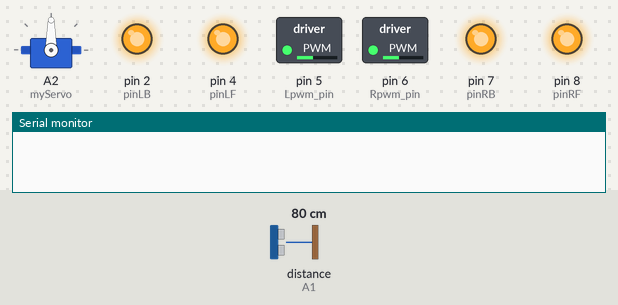
A sketch run on a simulated Arduino Uno, built with avr-gcc and run on an emulated ATmega328P. Parts: servo, switched loads named in the sketch (green lamp = pin HIGH), output pins drawn as LEDs (lit = HIGH), the last lines printed to the serial monitor. Inputs (shaded band) come from the test bench; at power-on: distance to the obstacle (sensor on A1) 80 cm. The echo pulse lasts 58.3 µs per cm.

Above: at 1.2 s.
1.3 s: distance to the obstacle (sensor on A1) set to 22 cm
2.8 s: distance to the obstacle (sensor on A1) set to 19 cm
At 3.3 s:
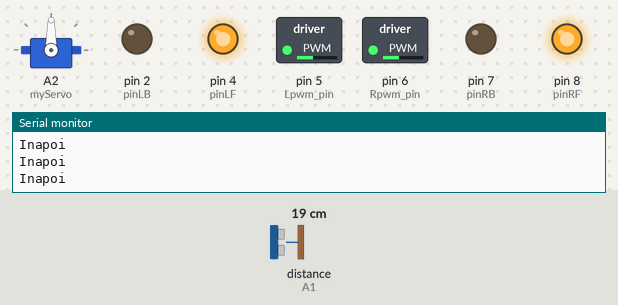
At 8.5 s:
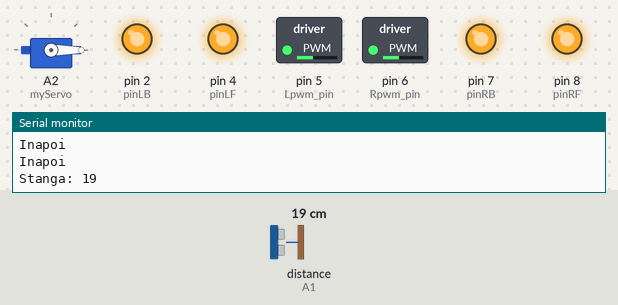
8.8 s: distance to the obstacle (sensor on A1) set to 35 cm
At 11.51 s:
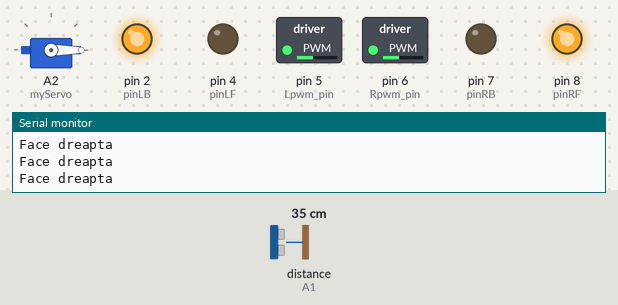
Timing chart, 0 to 17.3 s (numbered marks = the images above; inputs shaded):
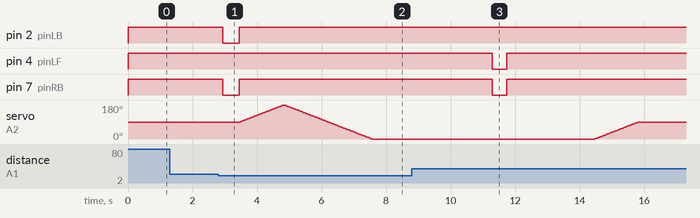

The sketch:

CV_CONTROL.ino
```cpp
#define numOfValsRec 5      //numarul de valori din vector
#define digitsPerValRec 1

unsigned char Lpwm_val = 100;
unsigned char Rpwm_val = 100;
int valsRec[numOfValsRec];    //valorile receptionate
int stringLength = numOfValsRec * digitsPerValRec + 1; // numere de tipul $00000
int counter = 0;
bool counterStart = false;
String receivedString;
bool autoDrive = false;

void setup() {
  Serial.begin(9600);
  M_Control_IO_config();
  Set_Speed(Lpwm_val, Rpwm_val);
  setupServo();
  IR_Control(0);
}

void receivedData() {
  while (Serial.available())
  {
    char c = Serial.read();     //preiau primul caracter

    if (c == '$')             //daca este numar
    {
      counterStart = true;
    }
    if (counterStart) {
      if (counter < stringLength) {
        receivedString = String (receivedString + c);     //cream stringul cu fiecare caracter receptat
        counter++;        //adaugam si verificam numarul de elemente din string
      }
      else {
        for (int i = 0; i < numOfValsRec; i++)    //apoi adaugam in vector numerele
        {
          int num = (i * digitsPerValRec) + 1;    //omitem caracterul $
          valsRec[i] = receivedString.substring(num, num + digitsPerValRec).toInt();  //o metoda de a lua fiecare caracter din string si le convertim in int
          //incepem de la 1 pentru ca pe pozitia 0 este $
        }
        receivedString = "";
        counter = 0;
        counterStart = false;
      }
    }
  }
}


void loop() {

  receivedData();   //asteptam comanda
  long dist = ultraSonic();
  if (dist > 20) {
    if (valsRec[0] == 0){
      if (valsRec[1] == 1 && valsRec[2] == 1 && valsRec[3] == 1 && valsRec[4] == 1) {
        IR_Control(4);
        autoDrive = false;
      }

      else if (valsRec[1] == 1 && valsRec[2] == 1 && valsRec[3] == 1 && valsRec[4] == 0) {
        IR_Control(3);
        autoDrive = false;
      }
      else if (valsRec[1] == 1 && valsRec[2] == 1 && valsRec[3] == 0 && valsRec[4] == 0) {
        IR_Control(2);
        autoDrive = false;
      }
      else if (valsRec[1] == 1 && valsRec[4] == 1 && valsRec[2] == 0 && valsRec[3] == 0){
        IR_Control(1);
        autoDrive = true;
      }
      else if (valsRec[1] == 1 && valsRec[2] == 0 && valsRec[3] == 0 && valsRec[4] == 0) {
        IR_Control(1);
        autoDrive = false;
      }

      else {
        IR_Control(0);
      }
    }
  }
  else {
    autoControl();
    if (autoDrive == false){
    for (int i = 0; i < 5; i++)
    {
      valsRec[i] = 0;
    }
  }
    leftS(-180,90);
    IR_Control(0);
  }
}
```

DrivingMotor.ino
```cpp
#define Lpwm_pin  5     //pinurile cu viteza
#define Rpwm_pin  6
int pinLB = 2;         // pin2 stanga in spate
int pinLF = 4;         // pin4 stanga in fata
int pinRB = 7;         // pin7 dreapta in spate
int pinRF = 8;         // pin8 dreapta in fata
int back = 0;
int left = 0;
int right = 0;
void M_Control_IO_config(void)
{
  pinMode(pinLB, OUTPUT); // pin2
  pinMode(pinLF, OUTPUT); // pin4
  pinMode(pinRB, OUTPUT); // pin7
  pinMode(pinRF, OUTPUT); // pin8
  pinMode(Lpwm_pin, OUTPUT); // pin5 (PWM)
  pinMode(Rpwm_pin, OUTPUT); // pin6 (PWM)
}
void Set_Speed(unsigned char Left, unsigned char Right)
{
  analogWrite(Lpwm_pin, Left);
  analogWrite(Rpwm_pin, Right);
}
void advance()     // inainte
{
  digitalWrite(pinRB, HIGH); //Motorul din dreapta inainte
  digitalWrite(pinRF, LOW);
  digitalWrite(pinLB, HIGH); //Motorul din stanga inainte
  digitalWrite(pinLF, LOW);
}
void turnR()        //dreapta
{
  digitalWrite(pinRB, LOW); //Motorul din dreapta merge inainte
  digitalWrite(pinRF, HIGH);
  digitalWrite(pinLB, HIGH);
  digitalWrite(pinLF, LOW); //Motorul din stanga inapoi
  right++;
}
void turnL()        //stanga
{
  digitalWrite(pinRB, HIGH);
  digitalWrite(pinRF, LOW );  //Motorul din dreapta merge inapoi
  digitalWrite(pinLB, LOW);  //Motorul din stanga inainte
  digitalWrite(pinLF, HIGH);
  left++;
}
void stopp()         //stop
{
  digitalWrite(pinRB, HIGH);
  digitalWrite(pinRF, HIGH);
  digitalWrite(pinLB, HIGH);
  digitalWrite(pinLF, HIGH);
}
void Tback()          //inapoi
{

  digitalWrite(pinRB, LOW); // Motorul din dreapta merge inapoi
  digitalWrite(pinRF, HIGH);
  digitalWrite(pinLB, LOW); //Motorul din stanga merge inapoi
  digitalWrite(pinLF, HIGH);
  back++;
}
void IR_Control(int a)      //Panoul de Comanda
{
  if (a == 1)
  {
    advance();
    Serial.println("Inainte");
  }
  if (a == 2)
  {
    Tback();
    Serial.println("Inapoi");
  }
  if (a == 3)
  {
    turnL();
    Serial.println("Stanga");
  }
  if (a == 4)
  {
    turnR();
    Serial.println("Face dreapta");
  }
  if (a == 0)
  {
    stopp();
    //Serial.println("Stop");

  }
}
```

Self_Control.ino
```cpp
void autoControl()    //
{
  long dreapta;
  long stanga;
  IR_Control(0);
  delay(100);
  while (back < 70) {
    IR_Control(2);
  }
  back = 0;
  IR_Control(0);
  leftS(90, 180);
  stanga = ultraSonic();
  Serial.print("Stanga: ");
  Serial.println(stanga);
  rightS(180);
  dreapta = ultraSonic();
  Serial.print("Dreapta ");
  Serial.println(dreapta);
  delay(1000);
  if (dreapta > stanga)
  {
    while (right < 35)
    {
      IR_Control(4);
    }
    right = 0;
    Serial.println("Dreapta");
  }
  else {
    while (left < 65)
    {
      IR_Control(3);
    }
    left = 0;
    Serial.println("Stanga");
  }
  IR_Control(0);
}
```

Ultrasonic_Servo.ino
```cpp
#include<Servo.h>
#define TRIG_PIN A1
#define ECHO_PIN A0
#include "SR04.h"
int pos = 0;
Servo myServo;

long ultraSonic()
{
  SR04 senz = SR04(ECHO_PIN, TRIG_PIN);
  return senz.Distance();
}

void head()
{
  myServo.write(90);
}

void setupServo()
{
  myServo.attach(A2);
  head();
}
void leftS(int index,int degree)          //move head right
{
  for (pos = index; pos < degree; pos += 1)
  {
    myServo.write(pos);
    delay(15);
  }
}
void rightS(int degree)         //move head left
{
  for (pos = degree; pos > -degree; pos--)
  {
    myServo.write(pos);
    delay(15);
  }
}
```

Measured:
- the behaviour switches between 21 and 20 cm on distance to the obstacle (sensor on A1) (found by bisection; images 0 and 1)
- after the input at 1.3 s, every drawn part: stays the same
- after the input at 2.8 s, pin 2 (pinLB), pin 7 (pinRB): HIGH → LOW after 0.14 s, → HIGH 0.51 s later; servo on A2 (myServo): rises from 90° to 180° in 1.4 s, then falls to 0° in 2.7 s
- after the input at 8.8 s, pin 2 (pinLB): stops changing and stays HIGH; pin 4 (pinLF): HIGH → LOW after 2.5 s, → HIGH 0.45 s later; pin 8 (pinRF): stays HIGH (without the input it goes to LOW after 2.5 s); servo on A2 (myServo): goes on until 15.8 s, then stays 89°
